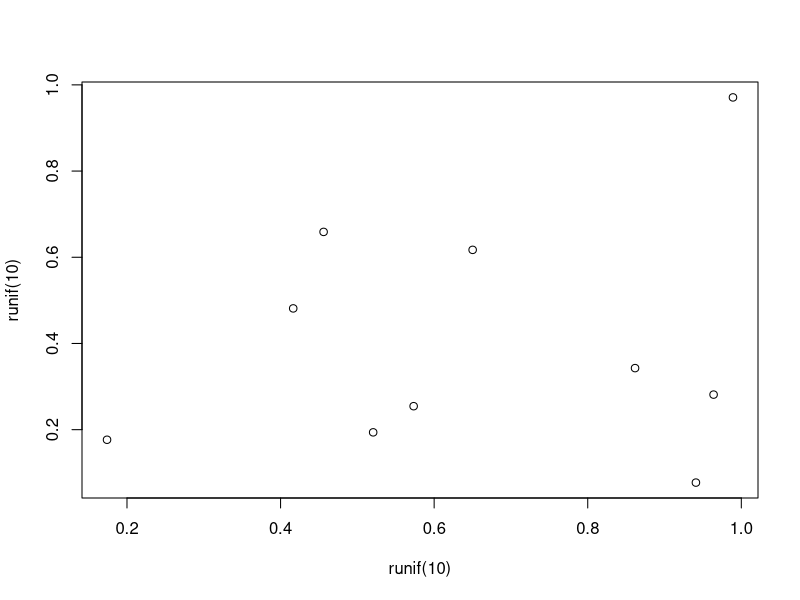
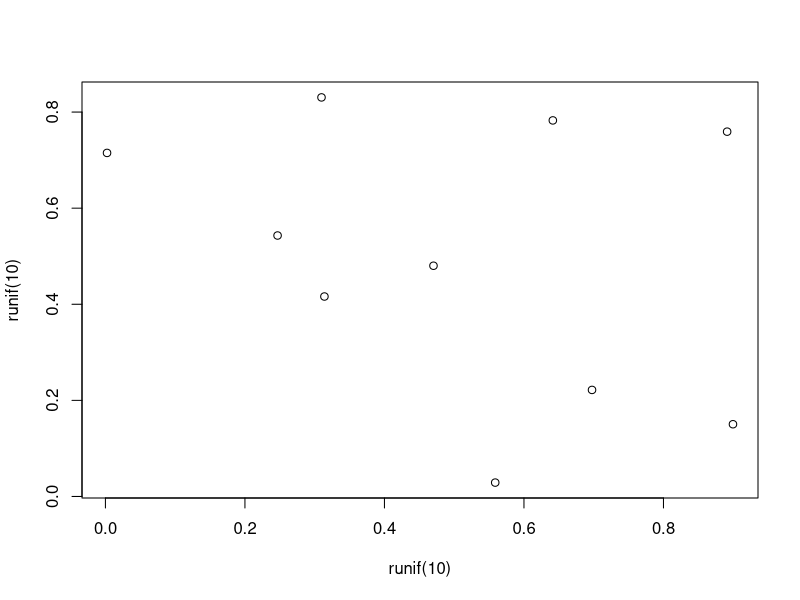

Here is the R script that generated these plots, in order:
## ---- chunk 1
knitr::opts_chunk$set(echo = TRUE)
## ---- chunk 2
# r code can be used here! 

print(runif(10))
plot(runif(10), runif(10))


## ---- chunk 3
# r code can be used here! 

print(runif(10))
plot(runif(10), runif(10))


## ---- chunk 4
#Here is a new chunk of code, distant from the first one in our document.

z <- 1:10
print(z)
#end of second chunk
